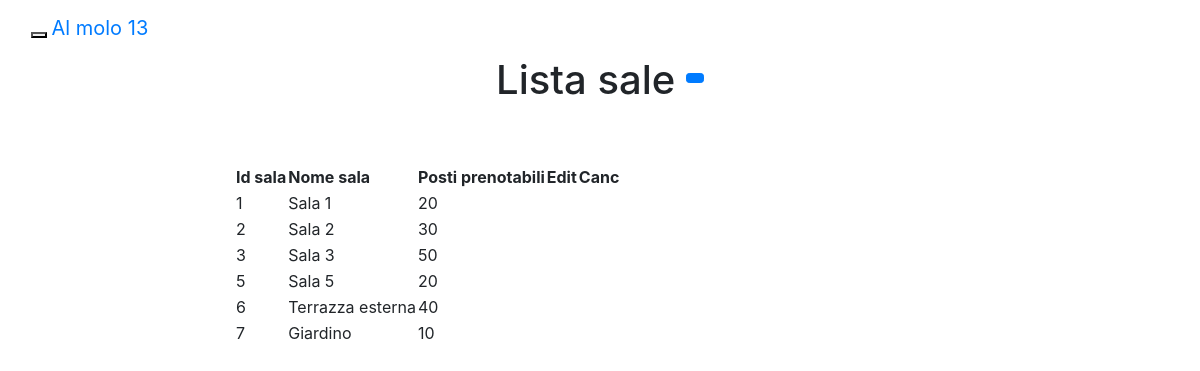
Screenshot of /elenchi/sale.php (signed in) with the database file from the repository.
### tables this page shows
CREATE TABLE `sale` (
  `id_sala` int(11) NOT NULL,
  `Nome_sala` varchar(20) NOT NULL,
  `Numero_posti_prenotabili` int(11) NOT NULL
);

### elenchi/sale.php (the view, shortened to what this page needs)
<?php
if(!isset($_COOKIE["login"])) {
    echo '<script> window.location.href= "http://prenotazioni.ristorante-almolo13.com/index.php";</script>';
    exit();
}
else {
    include '../menu.php';
    ?>
    <html>
    <head>
    </head>
    <body id="body">
    <div class="container">
        <div class="row">
			<div class="col-md-2"><br></div>
            <div class="col-md-8" id="wrapper">
                <h1 class="card-title text-center">Lista sale <a href="../forms/AggiuntaNuovaSala.php"
                                                                 class="btn btn-primary btn-sm"></a></h1>
                <br><br>
                <table id="table">
                    <thead>
                    <tr>
                        <th>Id sala</th>
                        <th>Nome sala</th>
                        <th>Posti prenotabili</th>
                        <th>Edit</th>
                        <th>Canc</th>
                    </tr>
                    </thead>
                    <tbody>
                    <?php
                    $query = "SELECT * FROM sale";
                    $result = $connessione->query($query);
                    $numrows = $result->num_rows;
                    if ($numrows) {
                        while ($row = $result->fetch_assoc()) {
                            ?>
                            <tr>
                                <?php
                                echo "<td>" . $row['id_sala'] . "</td>";
                                echo "<td>" . $row['Nome_sala'] . "</td>";
                                echo "<td>" . $row['Numero_posti_prenotabili'] . "</td>";
                                ?>
                                <td>
                                </td>
                                <td>
                                </td>
                            </tr>
                            <?php
                        }
                    } else
                        $nascondi = true;
                    ?>
                    </tbody>
                </table>
            </div>
        </div>
    </body>
    </html>
    <?php
}
?>

### menu.php (style rules this page uses)
.btn { margin-bottom: 10px; }

### rows the page displays
sale: id_sala "1", Nome_sala "Sala 1", Numero_posti_prenotabili "20"
sale: id_sala "2", Nome_sala "Sala 2", Numero_posti_prenotabili "30"
sale: id_sala "3", Nome_sala "Sala 3", Numero_posti_prenotabili "50"
sale: id_sala "5", Nome_sala "Sala 5", Numero_posti_prenotabili "20"
sale: id_sala "6", Nome_sala "Terrazza esterna", Numero_posti_prenotabili "40"
sale: id_sala "7", Nome_sala "Giardino", Numero_posti_prenotabili "10"
